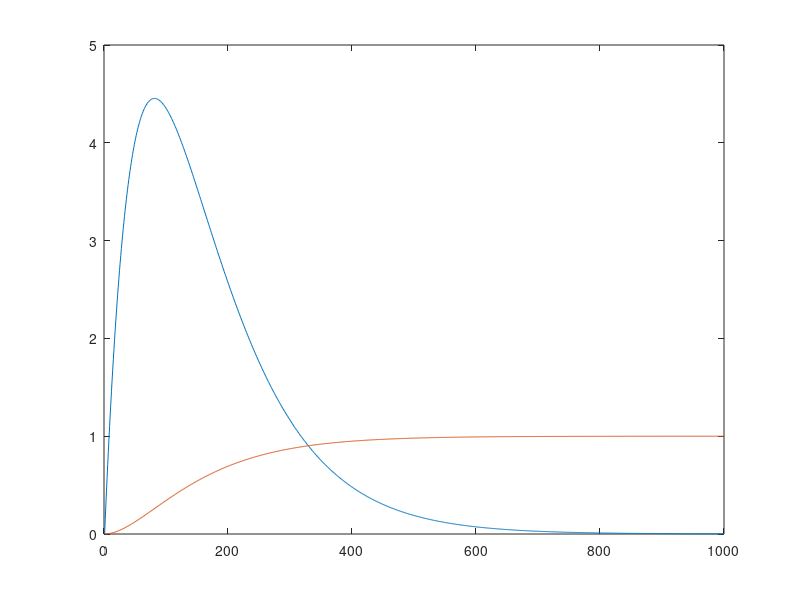

MATLAB code for this plot:
matrix = [];
max_time = 1;
step = 0.001;
t = 0;
x = 0;
x_dot = 0;
while t <= max_time
    x_dot_dot = 25 * (6*(1 - x) - x_dot);
    matrix = vertcat(matrix, [x_dot x]);
    x_dot = x_dot + step * x_dot_dot;
    x = x + step * x_dot;
    t = t + step;
end
figure
plot(matrix)

